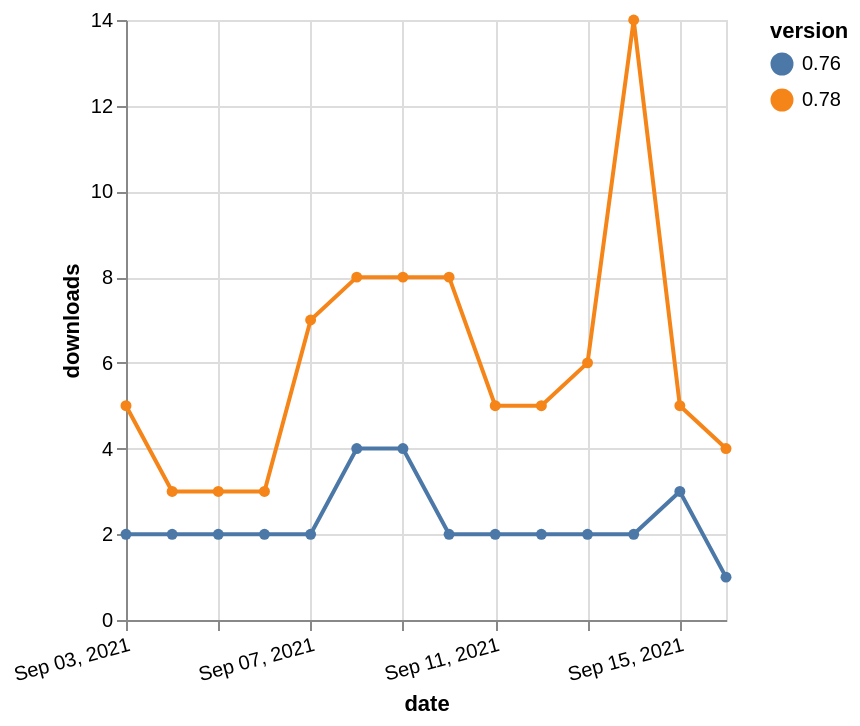

Write the Vega-Lite specification saved for this chart.
### Vega-Lite specification from a JSON file in a GitHub repository (floating-point values rounded to 4 significant figures)
{"$schema": "https://vega.github.io/schema/vega-lite/v5.json", "description": "A simple bar chart with embedded data.", "data": {"values": [{"date": "2021-09-03", "total": 5008, "delta": 5, "version": "0.78"}, {"date": "2021-09-04", "total": 5011, "delta": 3, "version": "0.78"}, {"date": "2021-09-05", "total": 5014, "delta": 3, "version": "0.78"}, {"date": "2021-09-06", "total": 5017, "delta": 3, "version": "0.78"}, {"date": "2021-09-07", "total": 5024, "delta": 7, "version": "0.78"}, {"date": "2021-09-08", "total": 5032, "delta": 8, "version": "0.78"}, {"date": "2021-09-09", "total": 5040, "delta": 8, "version": "0.78"}, {"date": "2021-09-10", "total": 5048, "delta": 8, "version": "0.78"}, {"date": "2021-09-11", "total": 5053, "delta": 5, "version": "0.78"}, {"date": "2021-09-12", "total": 5058, "delta": 5, "version": "0.78"}, {"date": "2021-09-13", "total": 5064, "delta": 6, "version": "0.78"}, {"date": "2021-09-14", "total": 5078, "delta": 14, "version": "0.78"}, {"date": "2021-09-15", "total": 5083, "delta": 5, "version": "0.78"}, {"date": "2021-09-16", "total": 5087, "delta": 4, "version": "0.78"}, {"date": "2021-09-03", "total": 4218, "delta": 2, "version": "0.76"}, {"date": "2021-09-04", "total": 4220, "delta": 2, "version": "0.76"}, {"date": "2021-09-05", "total": 4222, "delta": 2, "version": "0.76"}, {"date": "2021-09-06", "total": 4224, "delta": 2, "version": "0.76"}, {"date": "2021-09-07", "total": 4226, "delta": 2, "version": "0.76"}, {"date": "2021-09-08", "total": 4230, "delta": 4, "version": "0.76"}, {"date": "2021-09-09", "total": 4234, "delta": 4, "version": "0.76"}, {"date": "2021-09-10", "total": 4236, "delta": 2, "version": "0.76"}, {"date": "2021-09-11", "total": 4238, "delta": 2, "version": "0.76"}, {"date": "2021-09-12", "total": 4240, "delta": 2, "version": "0.76"}, {"date": "2021-09-13", "total": 4242, "delta": 2, "version": "0.76"}, {"date": "2021-09-14", "total": 4244, "delta": 2, "version": "0.76"}, {"date": "2021-09-15", "total": 4247, "delta": 3, "version": "0.76"}, {"date": "2021-09-16", "total": 4248, "delta": 1, "version": "0.76"}]}, "width": "container", "mark": {"type": "line", "point": {"filled": true}}, "encoding": {"x": {"field": "date", "type": "temporal", "timeUnit": "yearmonthdate", "title": "date", "axis": {"labelAngle": -15}}, "y": {"field": "delta", "type": "quantitative", "title": "downloads"}, "color": {"field": "version", "type": "nominal"}, "tooltip": {"field": "delta"}}}
